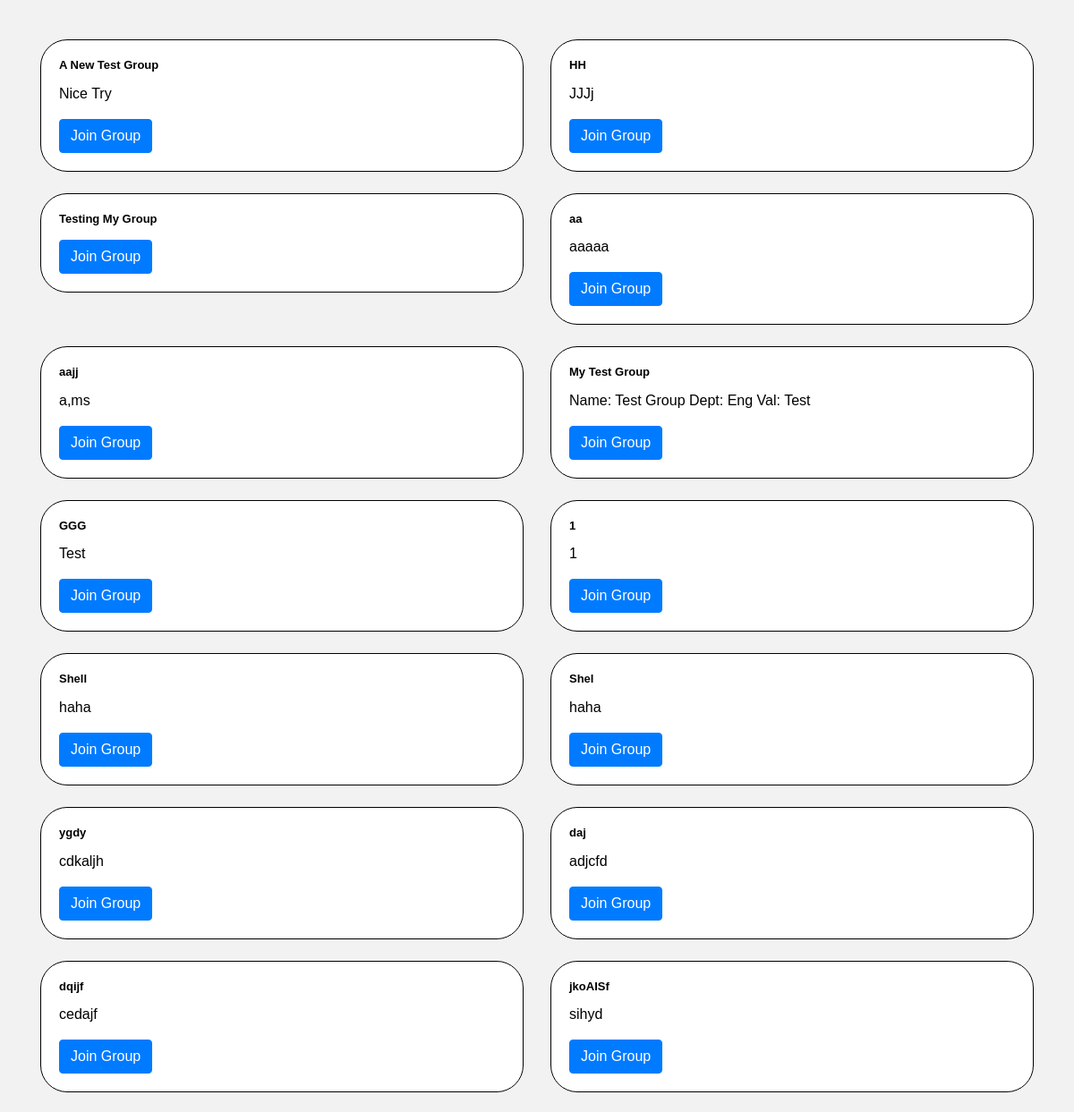
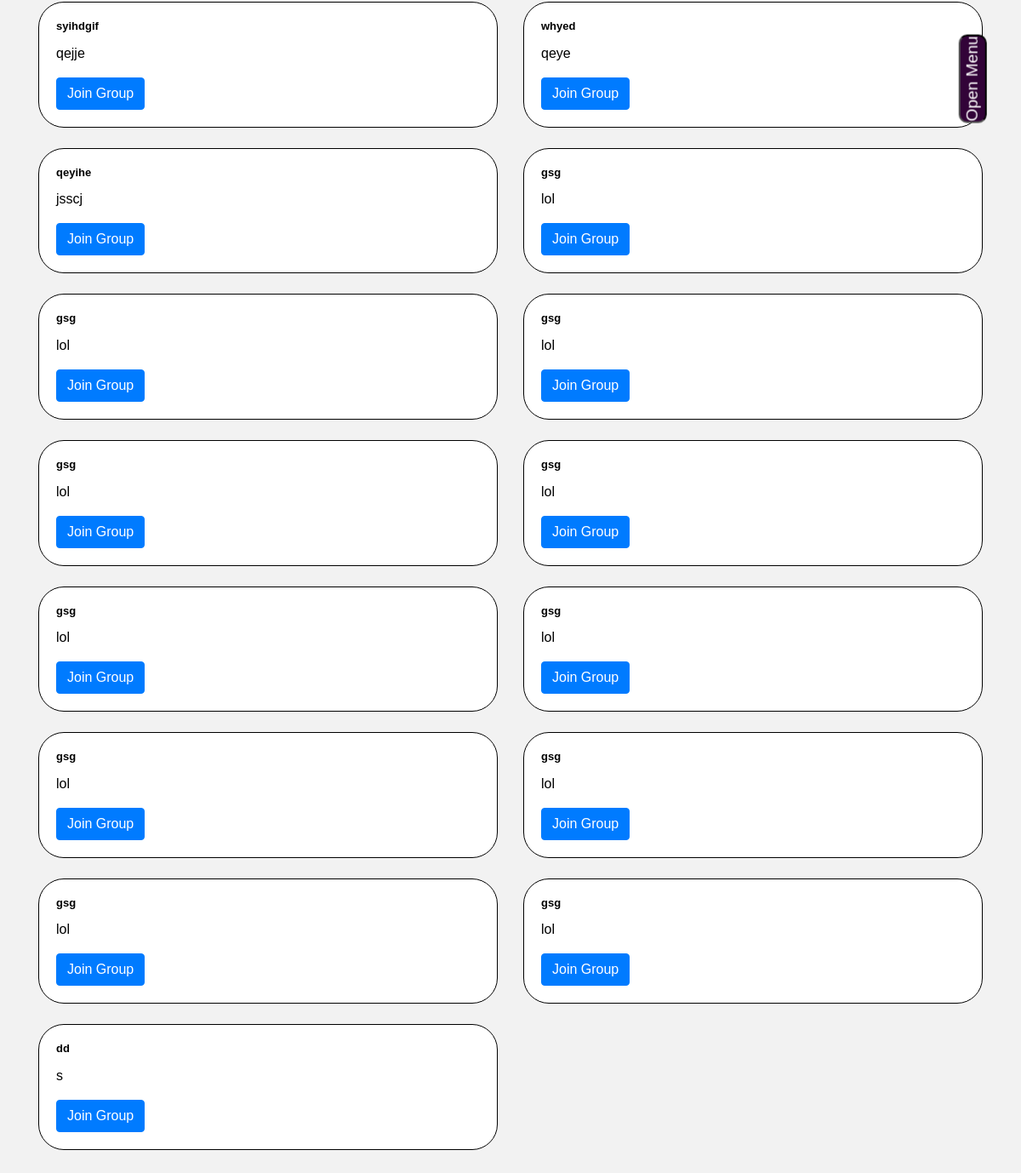
Page /all_groups/ (signed in) on the committed database (2 pictures, top to bottom).
### minsocial/models.py (models this page shows, shortened)
class Group(models.Model):
    name = models.CharField(max_length=100)  # Default value for 'name'
    description = models.TextField(blank=True, null=True,)  # Default value for 'description'
    creator = models.ForeignKey(User, on_delete=models.CASCADE)
    members = models.ManyToManyField(User, related_name='group_members')

### minsocial/views.py (the view)
# urls.py: path('all_groups/', views.all_groups, name='all_groups'),
@login_required
def all_groups(request):
    user = request.user
    groups_not_belonged = Group.objects.exclude(members=user)
    return render(request, 'network/not_belonged_groups.html', {'groups_not_belonged': groups_not_belonged})

### minsocial/custom_context_processors.py (called while the page is built)
def my_groups_and_joined(request):
    if request.user.is_authenticated:
        my_groups = Group.objects.filter(creator=request.user)
        groups_i_joined = request.user.group_members.all()
    else:
        my_groups = []
        groups_i_joined = []
    return {
        'my_groups': my_groups,
        'groups_i_joined': groups_i_joined,
    }

@login_required
def user_connections(request):
    user = User.objects.get(pk=request.user.id)
    following = Follow.objects.filter(follower=user).values_list('following', flat=True)
    followers = Follow.objects.filter(following=user).values_list('follower', flat=True)
    friend_ids = set(following).intersection(followers)
    friends = User.objects.filter(id__in=friend_ids)
    return {'friends': friends}

### minsocial/templatetags/my_filters.py (called while the page is built)
@register.filter
def split_paragraphs(value):
    return value.split('\n')

### minsocial/templates/network/not_belonged_groups.html
{% extends "network/layout.html" %}
{% load custom_tags %}
{% load my_filters %}
{% load static %}
{% block body %}
{% include 'network/open-sidebar.html' %}
<div style="margin-top: 20px;" class="container">
    <div class="row">
        {% for group in groups_not_belonged %}
        <div class="col-md-6 mb-4">
            <div class="card">
                <div class="card-body">
                    <h3 class="card-title">
                        <a href="{% url 'group_detail' group.id %}">{{ group.name }}</a>
                    </h3>
                    <p class="crd-text">
                        {% if group.description %}
                        {% for paragraph in group.description|split_paragraphs %}
                            {{ paragraph|urlize|safe }}
                        {% endfor %}
                        {% endif %}
                    </p>
                    <a href="{% url 'join_group' group_id=group.id %}" class="btn btn-primary">Join Group</a>
                </div>
            </div>
        </div>
        {% endfor %}
    </div>
</div>
{% endblock %}

### minsocial/static/network/styles.css (style rules this page uses)
body { font-family: Arial, sans-serif; margin: 0; padding: 0; z-index: 20000; background-color: #f2f2f2; }
* { margin: 0; padding: 0; box-sizing: border-box; }
.card { background-color: white; color: black; border-color: black; border-radius: 30px; width: 100%; }
.card-body { white-space: normal; }
.card-title { color: black; font-weight: bold; font-size: small; }
.container { margin-bottom: 20px; }
a { color: inherit; text-decoration: none; }
.container { display: flex; }

### rows in the picture
Group: name "A New Test Group", description "Nice Try"
Group: name "HH", description "JJJj"
Group: name "Testing My Group"
Group: name "aa", description "aaaaa"
Group: name "aajj", description "a,ms"
Group: name "My Test Group", description "Name: Test Group" "Dept: Eng" "Val: Test"
Group: name "GGG", description "Test"
Group: name "1", description "1"
Group: name "Shell", description "haha"
Group: name "Shel", description "haha"
Group: name "ygdy", description "cdkaljh"
Group: name "daj", description "adjcfd"
Group: name "dqijf", description "cedajf"
Group: name "jkoAISf", description "sihyd"
Group: name "syihdgif", description "qejje"
Group: name "whyed", description "qeye"
Group: name "qeyihe", description "jsscj"
Group: name "gsg", description "lol"
Group: name "gsg", description "lol"
Group: name "gsg", description "lol"
Group: name "gsg", description "lol"
Group: name "gsg", description "lol"
Group: name "gsg", description "lol"
Group: name "gsg", description "lol"
Group: name "gsg", description "lol"
Group: name "gsg", description "lol"
Group: name "gsg", description "lol"
Group: name "gsg", description "lol"
Group: name "dd", description "s"
